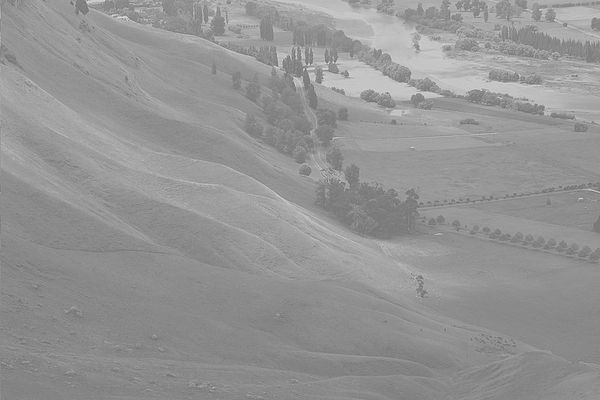
#> input picture lab test/histogram/histogram.jpg, 600 x 400 px
$ python task.py
#> lines starting #> are read from the running program, lines starting #| are printed output that depends on the picture
#> further down, image is the input picture: shape (400, 600); min 105, max 228, mean 148
# -*- coding: utf-8 -*-
"""
Created on Fri Sep 12 15:51:07 2025

@author: USER
"""

import cv2
import numpy as np
import matplotlib.pyplot as plt

def Manual_equalizeHist(image):
    h, w = image.shape
#> h = 400; w = 600
    total = h * w
#> total = 240000
    hist = np.zeros(256, dtype=np.int32)
    for i in range(h):
        for j in range(w):
            pixel_val = image[i, j]
            hist[pixel_val] += 1
#> after the loop, hist = 256 values, max 9682 at index 137, min 0 at index 0, mean 937.5

    # [4 lines of commented-out code are left out]

    pdf = np.zeros(256, dtype=np.float32)
    for i in range(256):
        pdf[i] = hist[i] / float(total)
#> after the loop, pdf = 256 values, max 0.0403 at index 137, min 0 at index 0, mean 0.00391


    # [4 lines of commented-out code are left out]


    cdf = np.zeros(256, dtype=np.float32)
    cumulative = 0.0
    for i in range(256):
        cumulative += pdf[i]
        cdf[i] = cumulative
#> after the loop, cdf = 256 values from 0 to 1; cumulative = 1

    # [4 lines of commented-out code are left out]

    trans = np.zeros(256, dtype=np.uint8)
    for i in range(256):
        trans[i] = int(round(cdf[i] * 255))
#> after the loop, trans = 256 values from 0 to 255


    out = np.zeros_like(image, dtype=np.uint8)
    for i in range(h):
        for j in range(w):
            out[i, j] = trans[image[i, j]]
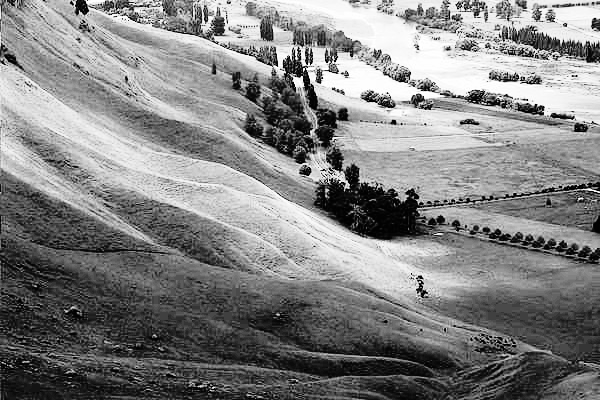
#> out: shape (400, 600); min 0, max 255, mean 130.4

    out_hist=np.zeros(256,dtype=np.uint32)
    for i in range(h):
        for j in range(w):
            pix_val=out[i,j]
            out_hist[pix_val]+=1
#> after the loop, out_hist = 256 values, max 9682 at index 64, min 0 at index 5, mean 937.5

    # [4 lines of commented-out code are left out]

    out_pdf=np.zeros(256,dtype=np.float32)
    for i in range(256):
        out_pdf[i]=out_hist[i]/float(total)
#> after the loop, out_pdf = 256 values, max 0.0403 at index 64, min 0 at index 5, mean 0.00391

    # [4 lines of commented-out code are left out]


    out_cdf= np.zeros(256,dtype=np.float32)
    x=0.0
    for i in range(256):
        x+=out_pdf[i]
        out_cdf[i]=x
#> this loop made 256 passes
#> x on passes 1 to 3: 0.00158, 0.00478, 0.00945
#> after the loop, out_cdf = 256 values from 0.00158 to 1; x = 1

    # [4 lines of commented-out code are left out]


    return out, hist, out_hist,cdf, out_cdf

# -------- Main Program --------
image = cv2.imread(r"histogram.jpg", cv2.IMREAD_GRAYSCALE)

# First equalization
he1, hist, out_hist, cdf, out_cdf = Manual_equalizeHist(image)
#> cdf = 256 values from 0 to 1; out_cdf = 256 values from 0.00158 to 1

# Second equalization on HE1
he2, hist2, out_hist2, cdf2, out_cdf2 = Manual_equalizeHist(he1)
#> the loop in Manual_equalizeHist (call 2), `for i in range(256):` made 256 passes
#> the loop in Manual_equalizeHist (call 2), `for i in range(256):` made 256 passes
#> hist2 has the same summary as out_hist in Manual_equalizeHist; out_hist2 has the same summary as out_hist in Manual_equalizeHist; cdf2 = 256 values from 0.00158 to 1; out_cdf2 = 256 values from 0.00158 to 1

# -----------------------------
# Visualization
# -----------------------------
plt.figure(figsize=(14, 12))

# 1. Input Image
plt.subplot(3, 3, 1)
plt.imshow(image, cmap='gray')
plt.title("Input Image")
plt.axis("off")

# 2. HE1 Image
plt.subplot(3, 3, 2)
plt.imshow(he1, cmap='gray')
plt.title("HE1 Image")
plt.axis("off")

# 3. HE2 Image
plt.subplot(3, 3, 3)
plt.imshow(he2, cmap='gray')
plt.title("HE2 Image")
plt.axis("off")

# 4. Input Histogram
plt.subplot(3, 3, 4)
plt.plot(hist, color='blue')
plt.title("Input Histogram")

# 5. Histogram of HE1
plt.subplot(3, 3, 5)
plt.plot(out_hist, color='green')
plt.title("Histogram of HE1")

# 6. Histogram of HE2
plt.subplot(3, 3, 6)
plt.plot(out_hist2, color='red')
plt.title("Histogram of HE2")

# 7. Input CDF
plt.subplot(3, 3, 7)
plt.plot(cdf, color='blue')
plt.title("Input CDF")

# 8. CDF of HE1
plt.subplot(3, 3, 8)
plt.plot(out_cdf, color='green')
plt.title("CDF of HE1")

# 9. CDF of HE2
plt.subplot(3, 3, 9)
plt.plot(out_cdf2, color='red')
plt.title("CDF of HE2")

plt.tight_layout()
plt.show()
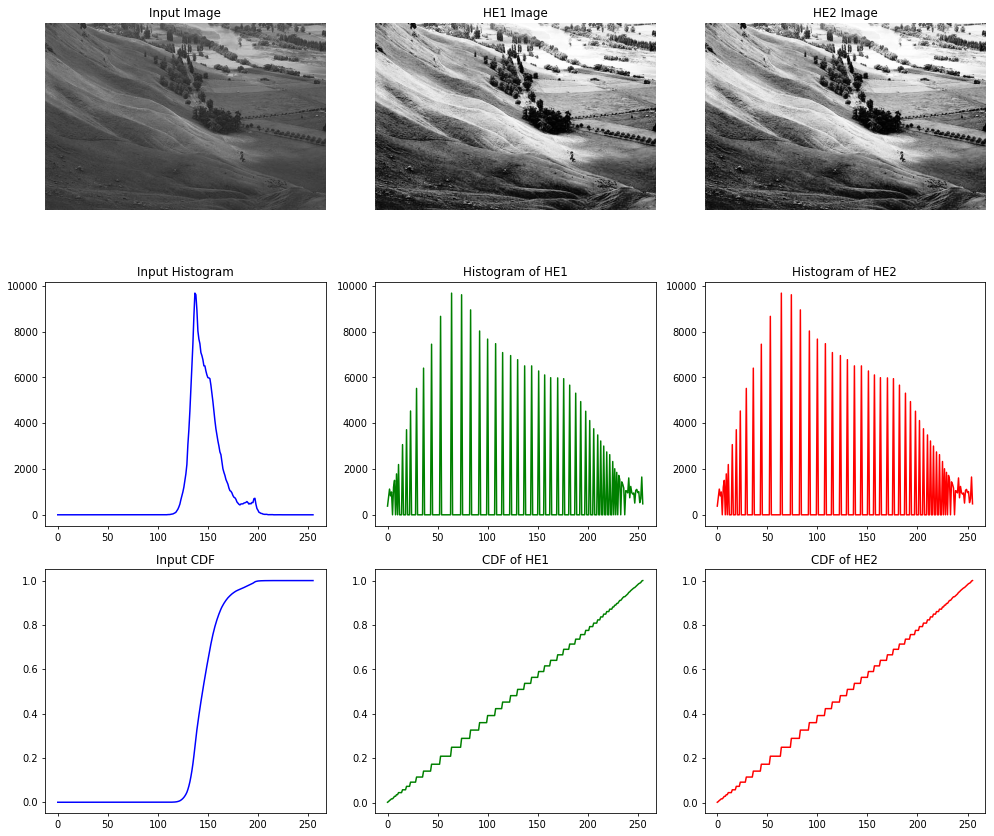
#> figure drawn by matplotlib, 9 panels; panel 4: curve peaks at x = 137, y = 9682; panel 5: curve peaks at x = 64, y = 9682; panel 6: curve peaks at x = 64, y = 9682; panel 7: curve peaks at x = 228, y = 1


# -----------------------------
# Extra: Compare HE1 and HE2
# -----------------------------
diff = cv2.absdiff(he1, he2)
#> diff: shape (400, 600); every value is 0
mse = np.mean((he1.astype("float") - he2.astype("float")) ** 2)
#> mse = 0
psnr = float("inf") if mse == 0 else 20 * np.log10(255.0 / np.sqrt(mse))
#> psnr = inf

print("MSE between HE1 and HE2:", mse)
#| MSE between HE1 and HE2: 0.0
print("PSNR between HE1 and HE2:", psnr)
#| PSNR between HE1 and HE2: inf

plt.figure(figsize=(10, 4))
plt.subplot(1, 2, 1)
plt.imshow(diff, cmap='gray')
plt.title("Difference (HE1 - HE2)")
plt.axis("off")

plt.subplot(1, 2, 2)
plt.plot(out_hist, label="HE1 Histogram", color="green")
plt.plot(out_hist2, label="HE2 Histogram", color="red", linestyle="--")
plt.legend()
plt.title("Histogram Comparison: HE1 vs HE2")
plt.show()
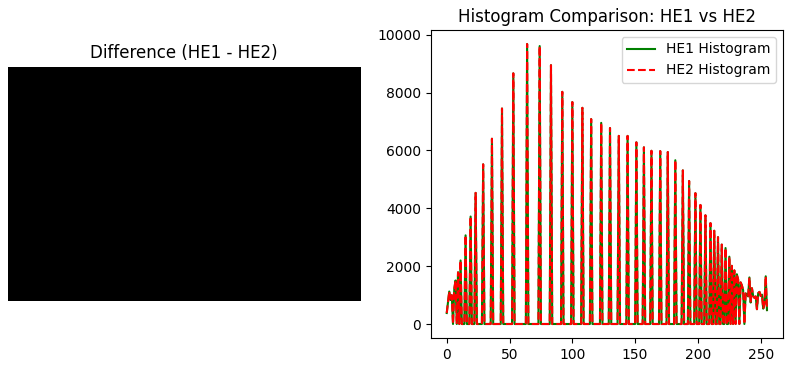
#> figure drawn by matplotlib, 2 panels; panel 2: curve peaks at x = 64, y = 9682; panel 2: curve peaks at x = 64, y = 9682
